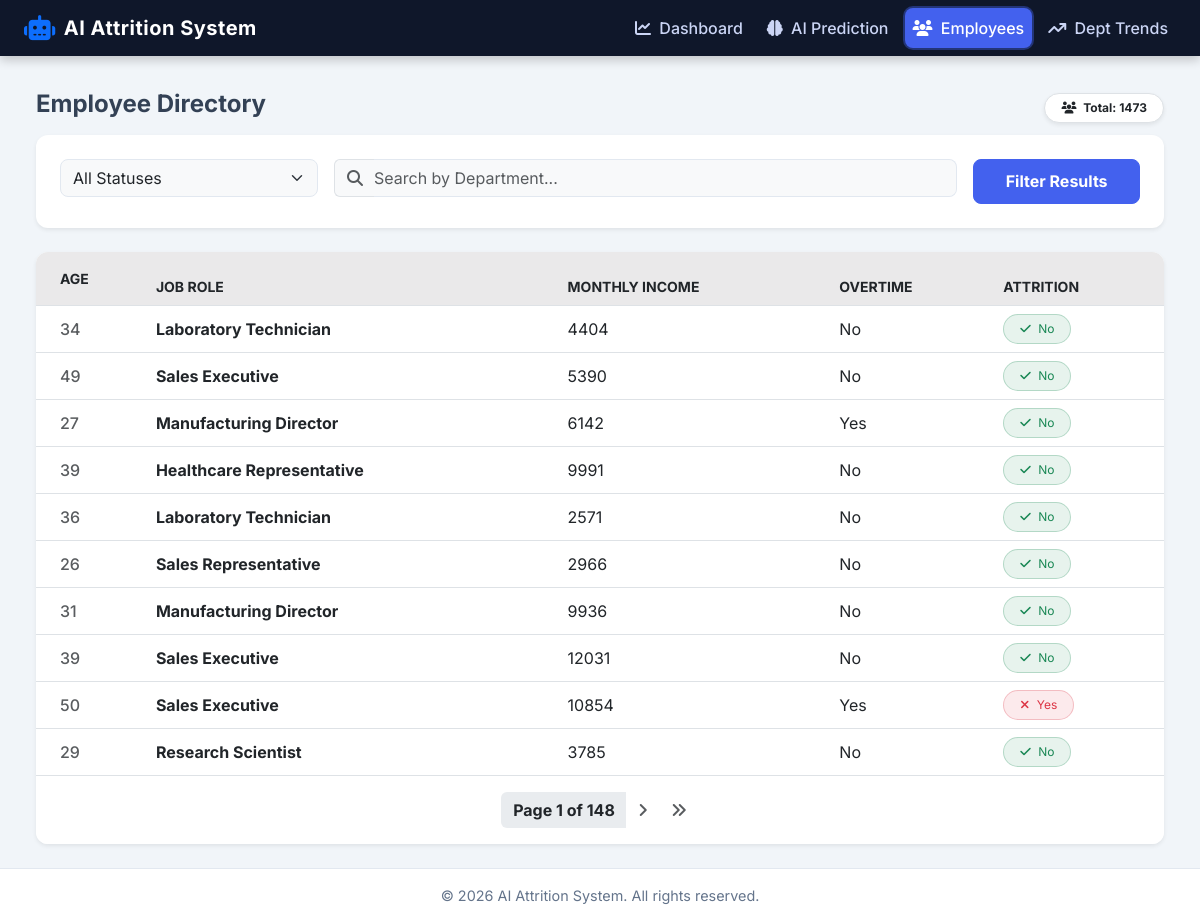
The app's page /employyes with its own data.
### employ_attrition_app/models.py (models this page shows)
class emlploy_data(models.Model):
    Age=models.CharField(max_length=100)
    Attrition=models.CharField(max_length=100)
    DailyRate=models.CharField(max_length=100)
    DistanceFromHome=models.CharField(max_length=100)
    EmployeeNumber=models.CharField(max_length=100)
    EnvironmentSatisfaction=models.CharField(max_length=100)
    JobInvolvement=models.CharField(max_length=100)
    JobLevel=models.CharField(max_length=100)
    JobRole=models.CharField(max_length=100)
    JobSatisfaction=models.CharField(max_length=100)
    MaritalStatus=models.CharField(max_length=100)
    MonthlyIncome=models.CharField(max_length=100)
    Over18=models.CharField(max_length=100)
    OverTime=models.CharField(max_length=100)
    RelationshipSatisfaction=models.CharField(max_length=100)
    StandardHours=models.CharField(max_length=100)
    StockOptionLevel=models.CharField(max_length=100)
    TotalWorkingYears=models.CharField(max_length=100)
    TrainingTimesLastYear=models.CharField(max_length=100)
    WorkLifeBalance=models.CharField(max_length=100)
    YearsAtCompany=models.CharField(max_length=100)
    YearsInCurrentRole=models.CharField(max_length=100)
    YearsWithCurrManager=models.CharField(max_length=100)
    Department=models.CharField(max_length=100)
    EducationField=models.CharField(max_length=100)
    Gender=models.CharField(max_length=100)
    BusinessTravel=models.CharField(max_length=100)
    NumCompaniesWorked=models.CharField(max_length=100)
    YearsSinceLastPromotion=models.CharField(max_length=100)
    Education=models.CharField(max_length=100)
    PercentSalaryHike=models.CharField(max_length=100)
    MonthlyRate=models.CharField(max_length=100)
    HourlyRate=models.CharField(max_length=100)
    PerformanceRating=models.CharField(max_length=100)

### employ_attrition_app/views.py (the view)
def employyes(request):
    employees = emlploy_data.objects.all().order_by('-id')
    status_filter=request.GET.get("status","")
    search_query=request.GET.get("search","")
    if status_filter:
        employees=emlploy_data.objects.all().filter(Attrition=status_filter)
    if search_query:
        employees=emlploy_data.objects.all().filter(JobRole=search_query)
    paginator = Paginator(employees, 10)
    page_number = request.GET.get('page')
    page_obj = paginator.get_page(page_number)
    return render(request, 'employyes.html', {'page_obj': page_obj,
                                              'employees':employees,
                                              'status_filter':status_filter,
                                              'search_query':search_query})

### template/employyes.html (shortened to what this page needs)
{% extends 'base.html' %}
{% block content %}
<div class="d-flex justify-content-between align-items-center mb-2">
    <h4 class="fw-bold">Employee Directory</h4>
    <span class="badge bg-white text-dark shadow-sm py-2 px-3 border rounded-pill">
        <i class="fa-solid fa-users me-1"></i> Total: {{ page_obj.paginator.count }}
    </span>
</div>
<div class="card p-4 mb-4 border-0 shadow-sm">
    <form method="GET" class="row g-3">
        <div class="col-md-3">
            <select name="status" class="form-select bg-light" onchange="this.form.submit()">
                <option value="" {% if not status_filter %}selected{% endif %}>All Statuses</option>
            </select>
        </div>
        <div class="col-md-7">
            <div class="input-group">
                <span class="input-group-text bg-light border-end-0"><i class="fa-solid fa-magnifying-glass text-muted"></i></span>
                <input type="text" name="search" class="form-control bg-light border-start-0 ps-0"
                       placeholder="Search by Department..." value="{{ search_query }}">
            </div>
        </div>
        <div class="col-md-2">
            <button type="submit" class="btn btn-primary w-100 fw-bold">Filter Results</button>
        </div>
    </form>
</div>
<div class="card shadow-sm border-0 overflow-hidden">
    <div class="table-responsive">
        <table class="table table-hover align-middle mb-0">
            <thead class="bg-light text-uppercase small text-muted">
                <tr>
                    <th class="ps-4 py-3">Age</th>
                    <th>Job Role</th>
                    <th>Monthly Income</th>
                    <th>Overtime</th>
                    <th>Attrition</th>
                </tr>
            </thead>
            <tbody class="border-top-0">
                {% for emp in page_obj %}
                <tr>
                    <td class="ps-4 fw-medium text-muted">
                        {{ emp.Age }}
                    </td>
                    <td class="fw-bold text-dark">
                        {{ emp.JobRole }}
                    </td>
                    <td>
                        {{ emp.MonthlyIncome }}
                    </td>
                    <td>
                        {{ emp.OverTime }}
                    </td>
                   <td>
    <span class="badge rounded-pill px-3 py-2 fw-normal
        {% if emp.Attrition == 'Yes' or emp.Attrition == 'YES' %}
            bg-danger bg-opacity-10 text-danger border border-danger border-opacity-25
        {% else %}
            bg-success bg-opacity-10 text-success border border-success border-opacity-25
        {% endif %}">
        <i class="fa-solid
            {% if emp.Attrition == 'Yes' or emp.Attrition == 'YES' %}
                fa-xmark
            {% else %}
                fa-check
            {% endif %}
            me-1">
        </i>
        {{ emp.Attrition }}
    </span>
</td>
                </tr>
                {% endfor %}
            </tbody>
        </table>
    </div>
    <div class="card-footer bg-white py-3 border-top-0">
        <nav>
            <ul class="pagination justify-content-center mb-0">
                <li class="page-item disabled">
                    <span class="page-link border-0 text-dark fw-bold">
                        Page {{ page_obj.number }} of {{ page_obj.paginator.num_pages }}
                    </span>
                </li>
                {% if page_obj.has_next %}
                <li class="page-item">
                    <a
                        class="page-link border-0 text-muted"
                        href="?page={{ page_obj.next_page_number }}&status={{ status_filter }}&search={{ search_query }}"
                    >
                        <i class="fa-solid fa-angle-right"></i>
                    </a>
                </li>
                <li class="page-item">
                    <a
                        class="page-link border-0 text-muted"
                        href="?page={{ page_obj.paginator.num_pages }}&status={{ status_filter }}&search={{ search_query }}"
                    >
                        <i class="fa-solid fa-angles-right"></i>
                    </a>
                </li>
                {% endif %}
            </ul>
        </nav>
    </div>
</div>
{% endblock %}

### template/base.html (shortened to what this page needs)
<!DOCTYPE html>
<html lang="en">
<head>
    <link href="https://cdn.jsdelivr.net/npm/bootstrap@5.3.0/dist/css/bootstrap.min.css" rel="stylesheet">
    <link href="https://cdnjs.cloudflare.com/ajax/libs/font-awesome/6.4.0/css/all.min.css" rel="stylesheet">
<link rel="stylesheet" href="https://cdn.datatables.net/1.13.6/css/dataTables.bootstrap5.min.css">
</head>
<body>
<nav class="navbar navbar-expand-lg navbar-dark fixed-top">
    <div class="container-fluid px-4">
        <a class="navbar-brand d-flex align-items-center" href="{% url 'dashboard' %}">
            <i class="fa-solid fa-robot fa-lg text-primary me-2"></i>
            AI Attrition System
        </a>
        <div class="collapse navbar-collapse justify-content-end" id="topNav">
            <ul class="navbar-nav gap-2">
                <li class="nav-item">
                    <a class="nav-link {% if request.resolver_match.url_name == 'dashboard' %}active{% endif %}"
                       href="{% url 'dashboard' %}">
                        <i class="fa-solid fa-chart-line me-1"></i> Dashboard
                    </a>
                </li>
                <li class="nav-item">
                    <a class="nav-link {% if request.resolver_match.url_name == 'AI_prediction' %}active{% endif %}"
                       href="{% url 'AI_prediction' %}">
                        <i class="fa-solid fa-brain me-1"></i> AI Prediction
                    </a>
                </li>
                <li class="nav-item">
                    <a class="nav-link {% if request.resolver_match.url_name == 'employyes' %}active{% endif %}"
                       href="{% url 'employyes' %}">
                        <i class="fa-solid fa-users me-1"></i> Employees
                    </a>
                </li>
                <li class="nav-item">
                    <a class="nav-link {% if request.resolver_match.url_name == 'Dep_trends' %}active{% endif %}"
                       href="{% url 'Dep_trends' %}">
                        <i class="fa-solid fa-arrow-trend-up me-1"></i> Dept Trends
                    </a>
                </li>
            </ul>
        </div>
    </div>
</nav>
<main class="container-fluid mb-4">
    <div class="px-4">
        {% block content %}{% endblock %}
    </div>
</main>
<footer class="app-footer">
    <div class="container-fluid px-4">
        <div class="row py-3 align-items-center">
            <div class="col-md-12 text-center">
                © 2026 AI Attrition System. All rights reserved.
            </div>
        </div>
    </div>
</footer>
</body>
</html>

### template/base.html (style rules this page uses)
.table>thead tr th { background: #b1afaf36; }
:root { --primary-color: #4361ee; --secondary-color: #3f37c9; --header-bg: #0f172a; --body-bg: #f1f5f9; }
body { font-family: 'Inter', sans-serif; background-color: var(--body-bg); color: #334155; min-height: 100vh; display: flex; flex-direction: column; }
.navbar { background-color: var(--header-bg); box-shadow: 0 4px 10px rgba(0,0,0,0.2); }
.navbar-brand { font-weight: 700; letter-spacing: 0.5px; }
.nav-link { color: #cbd5f5 !important; font-weight: 500; padding: 8px 14px; border-radius: 8px; transition: all 0.2s ease-in-out; }
.nav-link.active { background-color: var(--primary-color); color: #ffffff !important; box-shadow: 0 0 0 2px rgba(67, 97, 238, 0.4); }
main { padding-top: 90px; flex: 1; }
.card { border: none; border-radius: 12px; background: white; box-shadow: 0 4px 6px -1px rgba(0, 0, 0, 0.1); }
.btn-primary { background-color: var(--primary-color); border-color: var(--primary-color); border-radius: 8px; padding: 0.6rem 1.5rem; font-weight: 500; }
.form-control, .form-select { border-radius: 8px; border: 1px solid #e2e8f0; }
.app-footer { background-color: #ffffff; border-top: 1px solid #e2e8f0; color: #64748b; font-size: 0.9rem; }

### records on screen
emlploy_data: Age "34", JobRole "Laboratory Technician", MonthlyIncome "4404", OverTime "No", Attrition "No"
emlploy_data: Age "49", JobRole "Sales Executive", MonthlyIncome "5390", OverTime "No", Attrition "No"
emlploy_data: Age "27", JobRole "Manufacturing Director", MonthlyIncome "6142", OverTime "Yes", Attrition "No"
emlploy_data: Age "39", JobRole "Healthcare Representative", MonthlyIncome "9991", OverTime "No", Attrition "No"
emlploy_data: Age "36", JobRole "Laboratory Technician", MonthlyIncome "2571", OverTime "No", Attrition "No"
emlploy_data: Age "26", JobRole "Sales Representative", MonthlyIncome "2966", OverTime "No", Attrition "No"
emlploy_data: Age "31", JobRole "Manufacturing Director", MonthlyIncome "9936", OverTime "No", Attrition "No"
emlploy_data: Age "39", JobRole "Sales Executive", MonthlyIncome "12031", OverTime "No", Attrition "No"
emlploy_data: Age "50", JobRole "Sales Executive", MonthlyIncome "10854", OverTime "Yes", Attrition "Yes"
emlploy_data: Age "29", JobRole "Research Scientist", MonthlyIncome "3785", OverTime "No", Attrition "No"

### other values on screen
{{ page_obj.paginator.count }} "1473"
{{ page_obj.number }} "1"
{{ page_obj.paginator.num_pages }} "148"
